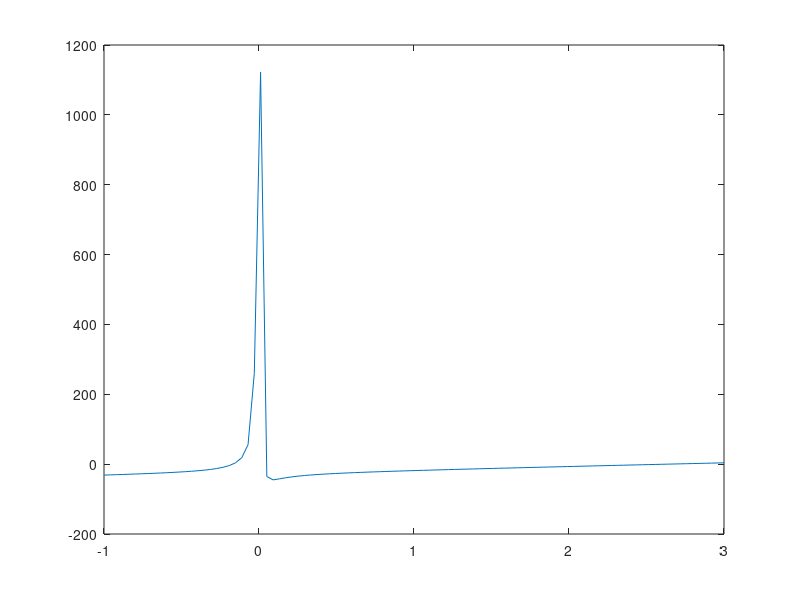

Recreate this plot in MATLAB. (Note: this script raises an error after producing the figure.)
%%%%%%%%%%%%%%%%%%%%%%%%%%%%%%%%%%%%%%%%%%%%%%%%%%%%%%%%%%%%%%%%%%%%%%%%%%%
% CODE CHALLENGE 11 - Zero Finding with MATLAB
% 
% This challenge is an exercise in finding the zeros of functions in
% MATLAB. There are several functions you can use to do this - use the
% `help` function to learn more. You will find the zeros of the van der
% Waals equation of a gas state for CO2. 
%
% Please ZIP and upload your team's script(s) and figures to Canvas to 
% complete the challenge.
%
% STUDENT TEAMMATES
% 1.
% 2.
% 3.
% 4.
%
% CHALLENGE AUTHORS
% Allison Anderson, John Jackson
%%%%%%%%%%%%%%%%%%%%%%%%%%%%%%%%%%%%%%%%%%%%%%%%%%%%%%%%%%%%%%%%%%%%%%%%%%%

clear; close all; clc;

% Given:
% The equation and constants for CO2. a and b are specific to CO2.
a = 3.59; % atm*L^2/mol^2
b = 0.0427; % l/mol
R = 0.082; % L*atm/K*mol
P = 10; % atm
T = 300; % K

vdw = @(V) (P-a./V.^2).*(V-b) - R*T; % The anonymous function you will use.

% Volumes over which to plot/investigate for roots
% 1. Create a volume vector linearly spaced between -1 and 3
volume = linspace(-1,3);
% 2. Plot the van der Waals function vs. volume. Change the scale of the
% plot to get a better look around the roots.
van = vdw(volume);
plot(volume, van)
hold on
% 3. From looking at the plot, how many roots are there, and what are they
% approximately?
% 3 roots
% 4. Find the roots of the polynomial using the `roots` function.
coefficients = [P, -(P*b + R*T), -a, a*b];
zeros = roots(coefficients);
% 5. Find the roots of the polynomial using the `fzero` function.
x0 = [-0.15, 0.05, 2.6];
zeros_3 = fzero(vdw,-0.15);
zero_3 = fzero(vdw,0.05);
zero_4 = fzero(vdw, 2.6);
% 6. Find the roots of the polynomial using the `fsolve` function.

zeros_2 = fsolve(vdw,x0);
% 7. Plot the roots that you calculated on the plot created in 2. Just
% choose one set of the roots (4, 5 OR 6)
vline(zeros_2)
% 8. Calculate the % error between the roots using the different methods.
% Is it an acceptable error?

% Bonus question: Go to this website and choose another gas to test: 
% http://hyperphysics.phy-astr.gsu.edu/hbase/Kinetic/waal.html
% HINT: Make sure you check your units!

% Bonus question: change the parameters for the CO2 to see how the
% locations of the zeros change. Are there any parameter values that result
% in no zeros for the function?











